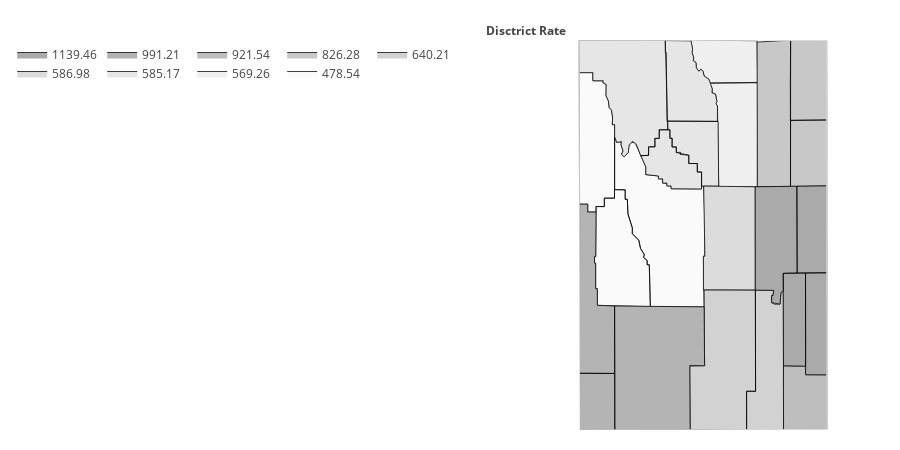
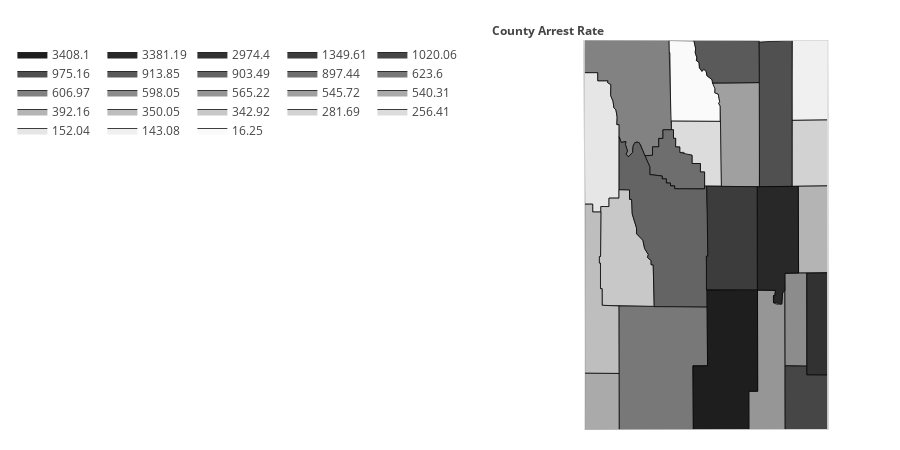
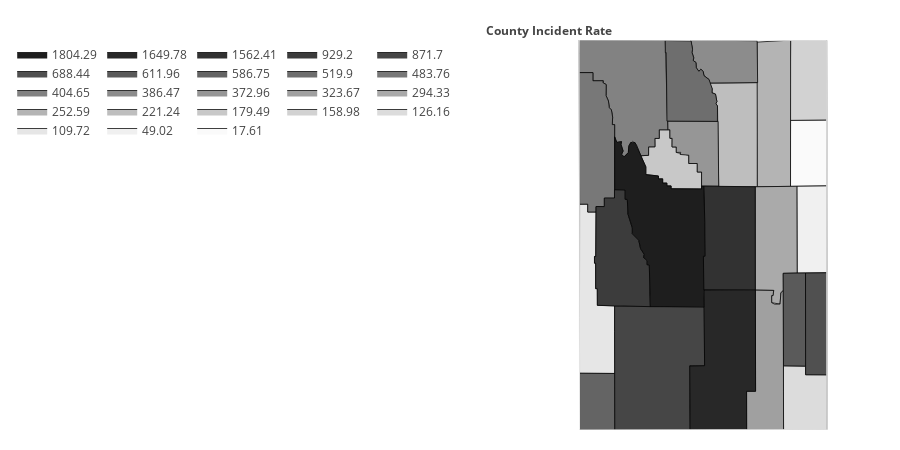
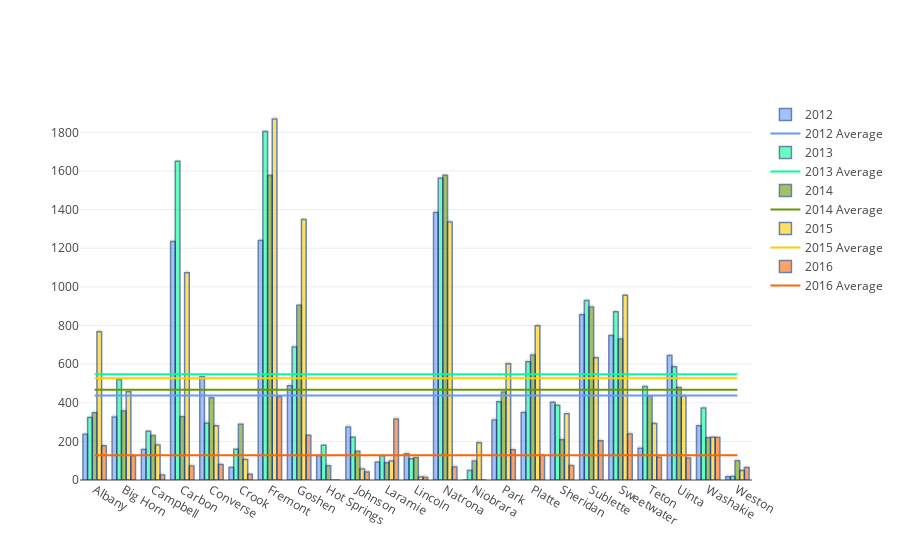

Source (notebook cell) for these figures, in order:
### Code cell
# ATTENTION: To show results, from the menu bar please click "Cell > Run All"
# Printing these reports works best in the Google Chrome browser, with page scale set to 70% and no margins.
#  - Often there will be a blank page at the beginning which can be removed by editing the print page range.
%run StateStats_ExploratoryGraphs.ipynb
